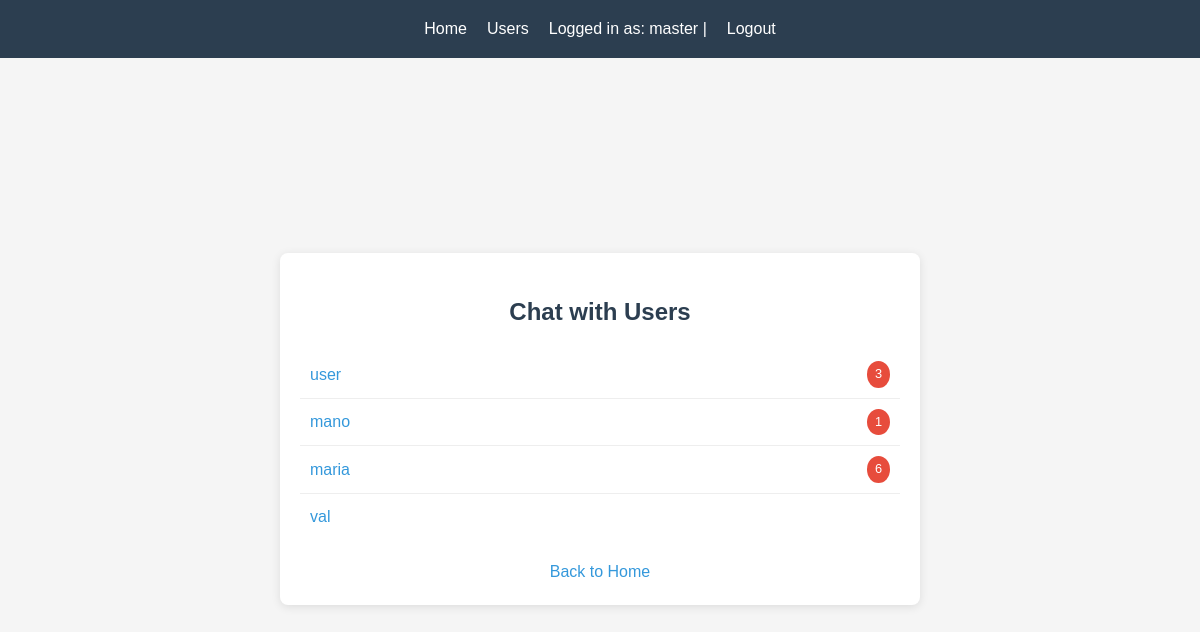
The app's page /users (signed in), older data.
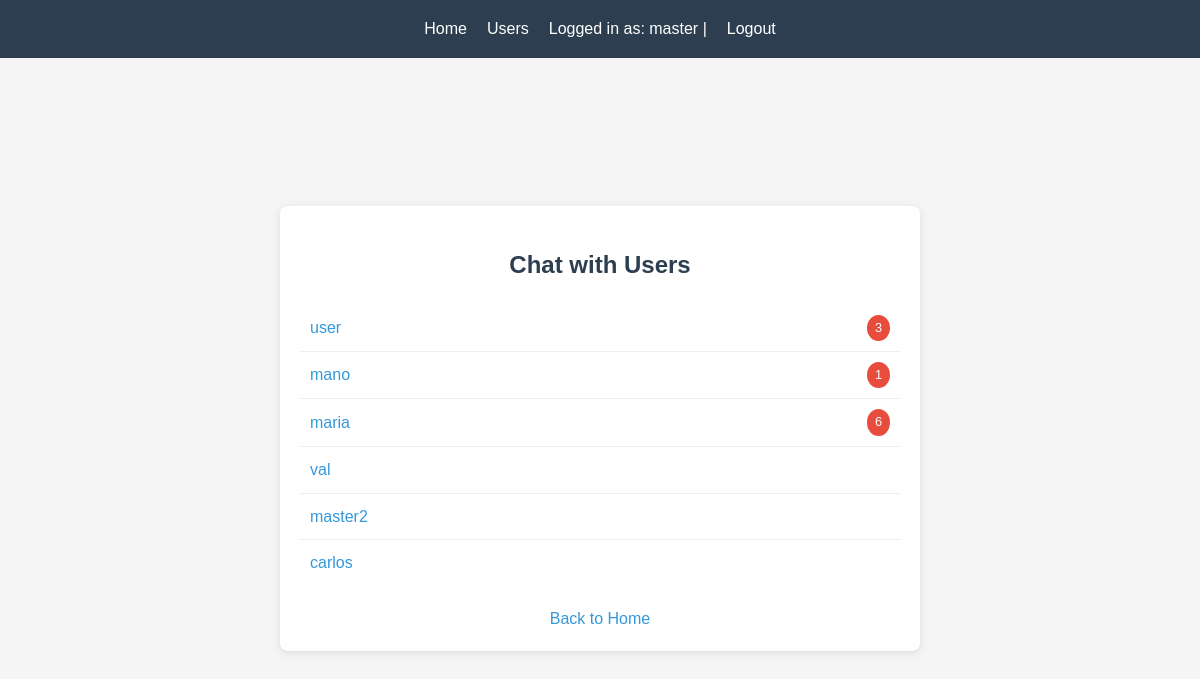
The same page, newer data.
### model.py (models this page shows, shortened)
class User(db.Model):
    id = db.Column(db.Integer, primary_key=True)
    username = db.Column(db.String(80), unique=True, nullable=False)
    email = db.Column(db.String(120), unique=True, nullable=False)
    password_hash = db.Column(db.String(128), nullable=False)
    created_at = db.Column(db.DateTime, default=datetime.utcnow)
    failed_login_attempts = db.Column(db.Integer, default=0)
    last_failed_login = db.Column(db.DateTime, nullable=True)
    is_locked = db.Column(db.Boolean, default=False)

### main.py (the view)
@app.route("/users")
def users():
    if not session.get("user_id"):
        return redirect(url_for("login"))
    try:
        current_user_id = int(session.get("user_id"))
        users_list = User.query.filter(User.id != current_user_id).all()
        unread_counts = {}
        for user in users_list:
            count = DirectMessage.query.filter_by(
                sender_id=user.id,
                recipient_id=current_user_id,
                is_read=False
            ).count()
            if count > 0:
                unread_counts[user.id] = count
        return render_template("users.html", users=users_list, unread_counts=unread_counts)
    except Exception as e:
        print(f"Error in users route: {e}")
        return render_template("home.html", error="An error occurred when trying to view users. Please try again.")

### main.py (called while the page is built)
@app.context_processor
def utility_processor():
    return dict(get_file_icon_class=get_file_icon_class)

### templates/users.html
{% extends 'base.html' %} {% block content %}
<div class="users-container">
  <h2>Chat with Users</h2>
  <div class="users-list">
    {% if users %}
      {% for user in users %}
        <div class="user-item">
          <a href="{{ url_for('direct_chat', user_id=user.id) }}">{{ user.username }}</a>
          {% if unread_counts.get(user.id, 0) > 0 %}
            <span class="unread-badge">{{ unread_counts.get(user.id) }}</span>
          {% endif %}
        </div>
      {% endfor %}
    {% else %}
      <p>No other users found.</p>
    {% endif %}
  </div>
  <div class="back-button">
    <a href="{{ url_for('home') }}">Back to Home</a>
  </div>
</div>
{% endblock %}

### templates/base.html (shortened to what this page needs)
<!DOCTYPE html>
<html lang="en">
  <head>
    <link rel="stylesheet" href="{{url_for('static', filename='css/style.css')}}" />
    <link rel="stylesheet" href="https://cdn.jsdelivr.net/npm/emoji-picker-element@^1/index.css" />
  </head>
  <body>
    {% if session.get('user_id') %}
    <div class="header">
      <div class="user-info">
        {% if session.username %}
          <div class="nav-links">
            <a href="{{ url_for('home') }}">Home</a>
            <a href="{{ url_for('users') }}">Users</a>
            Logged in as: {{ session.username }} | <a href="{{ url_for('logout') }}">Logout</a>
          </div>
        {% endif %}
      </div>
    </div>
    {% endif %}
    <div class="content">{% block content %} {% endblock %}</div>
  </body>
</html>

### static/css/style.css (style rules this page uses)
body { font-family: 'Arial', sans-serif; line-height: 1.6; margin: 0; padding: 0; background-color: #f5f5f5; display: flex; flex-direction: column; min-height: 100vh; }
.header { background-color: #2c3e50; color: white; padding: 1rem; text-align: center; }
.content { flex: 1; display: flex; justify-content: center; align-items: center; padding: 20px; }
.nav-links { display: flex; justify-content: center; gap: 20px; }
.nav-links a { color: white; text-decoration: none; }
.users-container { background-color: white; border-radius: 8px; box-shadow: 0 2px 10px rgba(0, 0, 0, 0.1); padding: 20px; width: 100%; max-width: 600px; margin: 0 auto; }
.users-container h2 { text-align: center; margin-bottom: 20px; color: #2c3e50; }
.users-list { margin-bottom: 20px; }
.user-item { padding: 10px; border-bottom: 1px solid #eee; display: flex; justify-content: space-between; align-items: center; }
.user-item:last-child { border-bottom: none; }
.user-item a { color: #3498db; text-decoration: none; }
.unread-badge { background-color: #e74c3c; color: white; border-radius: 50%; padding: 3px 8px; font-size: 0.8rem; }
.back-button { text-align: center; }
.back-button a { color: #3498db; text-decoration: none; }

Row changes from the older to the newer data that the page shows:
added User: username "master2"
added User: username "carlos"
